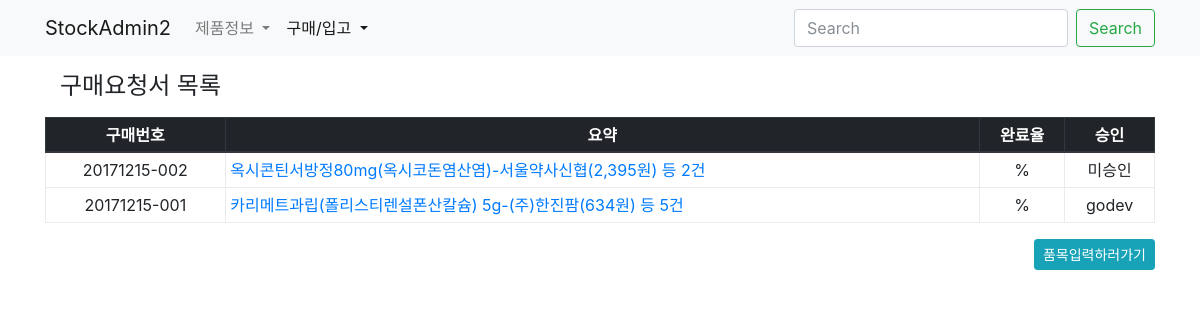
/buy/, run on the app's committed database.
### buy/models.py (models this page shows, shortened)
class Buy(models.Model):
    slug = models.SlugField('구매번호', unique=True, blank=True, editable=False)
    commiter = models.ForeignKey(settings.AUTH_USER_MODEL, blank=True, null=True, on_delete=models.SET_NULL)
    date = models.DateField('구매일자', blank=True, default=timezone.now)
    iscart = models.BooleanField('카트인지', blank=True, default=False)
    updated = models.DateTimeField(auto_now=True)
    created = models.DateTimeField(auto_now_add=True)
    class Meta:
        verbose_name = '구매요청서'
        verbose_name_plural = '구매요청서'
        ordering = '-created',
    def get_absolute_url(self):
        return reverse('buy:buy-detail', args=(self.slug,))
    @property
    def description(self):
        itemset = self.buyitem_set.all()
        if itemset.exists():
            fistitem = str(itemset.first().buyinfo)
            count = itemset.count()
            return "{} 등 {}건".format(fistitem, count)
        return "내역없음"

class BuyItem(models.Model):
    buy = models.ForeignKey(Buy, null=True, blank=True, on_delete=models.CASCADE)
    buyinfo = models.ForeignKey('product.BuyInfo', on_delete=models.CASCADE)
    amount = models.IntegerField('구매수량')
    comment = models.CharField('비고', max_length=50, blank=True)
    isend = models.BooleanField('구매종결', default=False)
    updated = models.DateTimeField(auto_now=True)
    created = models.DateTimeField(auto_now_add=True)
    class Meta:
        verbose_name = '구매품목'
        verbose_name_plural = '구매품목'
        unique_together = 'buy', 'buyinfo',
    def __init__(self, *args, **kwargs):
        super(BuyItem, self).__init__(*args, **kwargs)

### product/models.py (models this page shows, shortened)
class BuyInfo(BuyInfoMixin, models.Model):
    slug = models.SlugField('구매코드', unique=True, blank=True)
    product = models.ForeignKey(Product, on_delete=models.CASCADE)
    market = models.ForeignKey(Market, on_delete=models.CASCADE)
    date = models.DateField('시작일자', blank=True, default=timezone.now)
    price = models.DecimalField('구매가격', max_digits=50, decimal_places=2)
    active = models.BooleanField('사용중', default=True)
    updated = models.DateTimeField(auto_now=True)
    created = models.DateTimeField(auto_now_add=True)
    class Meta:
        verbose_name = '구매정보'
        verbose_name_plural = '구매정보'
        ordering = '-created',
    def __str__(self):
        title = "{}-{}({:,.0f}원)".format(self.product.name, self.market.name, self.price)
        return title

class Product(models.Model):
    name = models.CharField('제품명', max_length=50, unique=True)
    code = models.CharField('제품코드', max_length=50, unique=True)
    company = models.CharField('판매사', max_length=50, blank=True)
    std_unit = models.CharField('제품규격', max_length=10, choices=zip(STD_UNITs, STD_UNITs))
    pkg_amount = models.IntegerField('포장수량', default=1)
    etc_class = models.CharField('기타구분', max_length=10, choices=zip(ETC_CLASS, ETC_CLASS), default='일반')
    updated = models.DateTimeField(auto_now=True)
    created = models.DateTimeField(auto_now_add=True)
    class Meta:
        verbose_name = '제품'
        verbose_name_plural = '제품'
        ordering = '-created',

class Market(models.Model):
    name = models.CharField('도매상명', max_length=50, unique=True)
    tel = models.CharField('전화', max_length=50, blank=True, null=True)
    fax = models.CharField('팩스', max_length=50, blank=True, null=True)
    email = models.EmailField('메일', blank=True, null=True)
    updated = models.DateTimeField(auto_now=True)
    created = models.DateTimeField(auto_now_add=True)
    class Meta:
        verbose_name = '도매상'
        verbose_name_plural = '도매상'

### buy/views.py (the view)
# urls.py: path('', BuyListView.as_view(), name='buy-list'),
class BuyListView(ListView):
    model = Buy

### buy/templates/buy/buy_list.html
{% extends "buy/buy_base.html" %}
{% block buy_header %}
<h4>구매요청서 목록</h4>
{% endblock buy_header %}
{% block buy_content %}
<div class="col-12">
    <table class="table table-hover table-bordered table-sm">
        <thead class="thead-dark text-center">
            <tr>
                <th>구매번호</th>
                <th>요약</th>
                <th>완료율</th>
                <th>승인</th>
            </tr>
        </thead>
        <tbody>
            {% for object in object_list %}
            <tr>
                <td class="text-center">{{ object.slug }}</td>
                <td><a href="{{ object.get_absolute_url }}">{{ object.description }}</a></td>
                <td class="text-center">{{ object.completed_percent }}%</td>
                <td class="text-center">{{ object.commiter|default:"미승인" }}</td>
            </tr>
            {% endfor %}
        </tbody>
    </table>
</div>
<div class="col-12 text-right">
    <a class="btn btn-info btn-sm" href="{% url 'buy:buy-cart' %}">품목입력하러가기</a>
</div>
{% endblock buy_content %}

### data on the page
Buy: slug "20171215-002", description "옥시콘틴서방정80mg(옥시코돈염산염)-서울약사신협(2,395원) 등 2건", commiter "미승인"
Buy: slug "20171215-001", description "카리메트과립(폴리스티렌설폰산칼슘) 5g-(주)한진팜(634원) 등 5건", commiter "godev"
